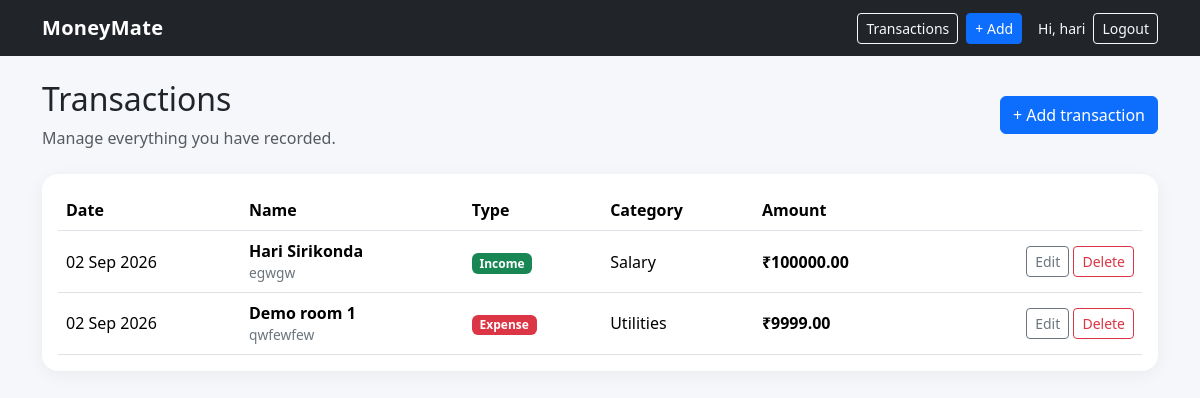
Page /transactions/ (signed in) on the earlier database version.
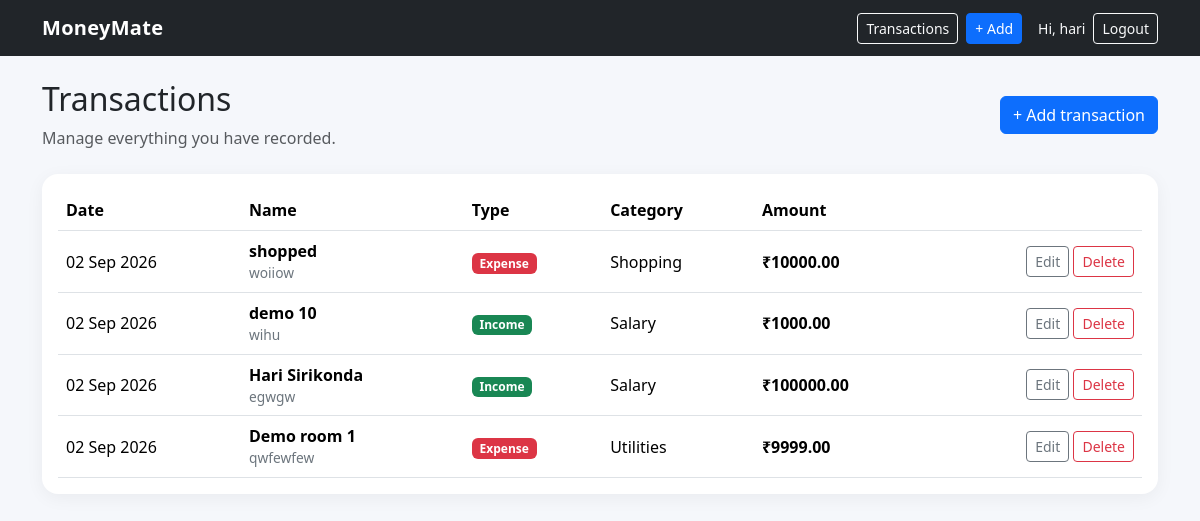
Same page on the later database version.
### finance/models.py (models this page shows, shortened)
class Transaction(models.Model):
    INCOME = "income"
    EXPENSE = "expense"
    TYPE_CHOICES = [
        (INCOME, "Income"),
        (EXPENSE, "Expense"),
    ]
    CATEGORY_CHOICES = [
        ("salary", "Salary"),
        ("freelance", "Freelance"),
        ("business", "Business"),
        ("investment", "Investment"),
        ("food", "Food"),
        ("transport", "Transport"),
        ("shopping", "Shopping"),
        ("rent", "Rent"),
        ("utilities", "Utilities"),
        ("health", "Health"),
        ("education", "Education"),
        ("entertainment", "Entertainment"),
        ("subscriptions", "Subscriptions"),
        ("bills", "Bills"),
        ("travel", "Travel"),
        ("family", "Family"),
        ("other", "Other"),
    ]
    id = models.UUIDField(primary_key=True, default=uuid.uuid4, editable=False)
    user = models.ForeignKey(User, on_delete=models.CASCADE, related_name="transactions")
    name = models.CharField(max_length=120)
    description = models.TextField(blank=True)
    type = models.CharField(max_length=10, choices=TYPE_CHOICES)
    category = models.CharField(max_length=30, choices=CATEGORY_CHOICES)
    amount = models.DecimalField(max_digits=12, decimal_places=2)
    date = models.DateField(default=timezone.localdate)
    class Meta:
        ordering = ["-date", "-id"]

### finance/views.py (the view)
# urls.py: path("transactions/", views.transactions, name="transactions"),
@login_required
def transactions(request):
    qs = Transaction.objects.filter(user=request.user)
    return render(request, "finance/transactions.html", {"transactions": qs})

### templates/finance/transactions.html (shortened to what this page needs)
{% extends "base.html" %}
{% block content %}
<div class="d-flex justify-content-between align-items-center mb-4">
    <div><h2>Transactions</h2><p class="text-muted mb-0">Manage everything you have recorded.</p></div>
    <a class="btn btn-primary" href="{% url 'add_transaction' %}">+ Add transaction</a>
</div>
<div class="card p-3">
<div class="table-responsive">
<table class="table table-hover align-middle mb-0">
<thead><tr><th>Date</th><th>Name</th><th>Type</th><th>Category</th><th>Amount</th><th></th></tr></thead>
<tbody>
{% for t in transactions %}
<tr>
<td>{{ t.date|date:"d M Y" }}</td>
<td><strong>{{ t.name }}</strong><div class="small-muted">{{ t.description|truncatechars:40 }}</div></td>
<td><span class="badge {% if t.type == 'income' %}text-bg-success{% else %}text-bg-danger{% endif %}">{{ t.get_type_display }}</span></td>
<td>{{ t.get_category_display }}</td>
<td class="fw-semibold">₹{{ t.amount|floatformat:2 }}</td>
<td class="text-end">
<a class="btn btn-sm btn-outline-secondary" href="{% url 'edit_transaction' t.id %}">Edit</a>
<a class="btn btn-sm btn-outline-danger" href="{% url 'delete_transaction' t.id %}">Delete</a>
</td>
</tr>
{% empty %}
<tr><td colspan="6" class="text-center py-5 text-muted">No transactions yet.</td></tr>
{% endfor %}
</tbody>
</table>
</div>
</div>
{% endblock %}

Differences in the rows shown:
added Transaction: date "02 Sep 2026", name "shopped", description "woiiow", type "Expense", category "Shopping", amount "10000.00"
added Transaction: date "02 Sep 2026", name "demo 10", description "wihu", type "Income", category "Salary", amount "1000.00"
